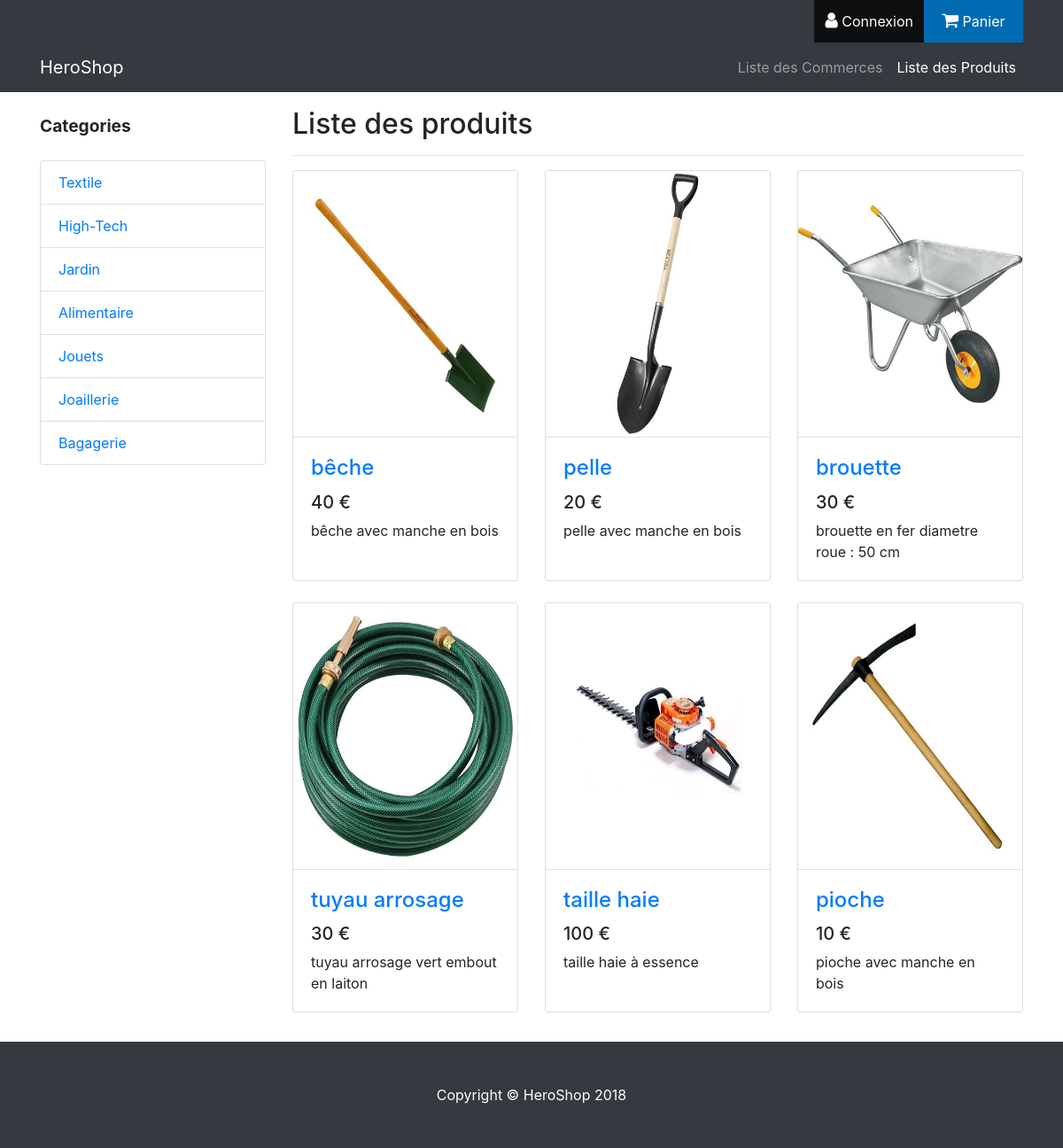
/Produits/liste_produits/3/, run on an earlier commit of the app's database.
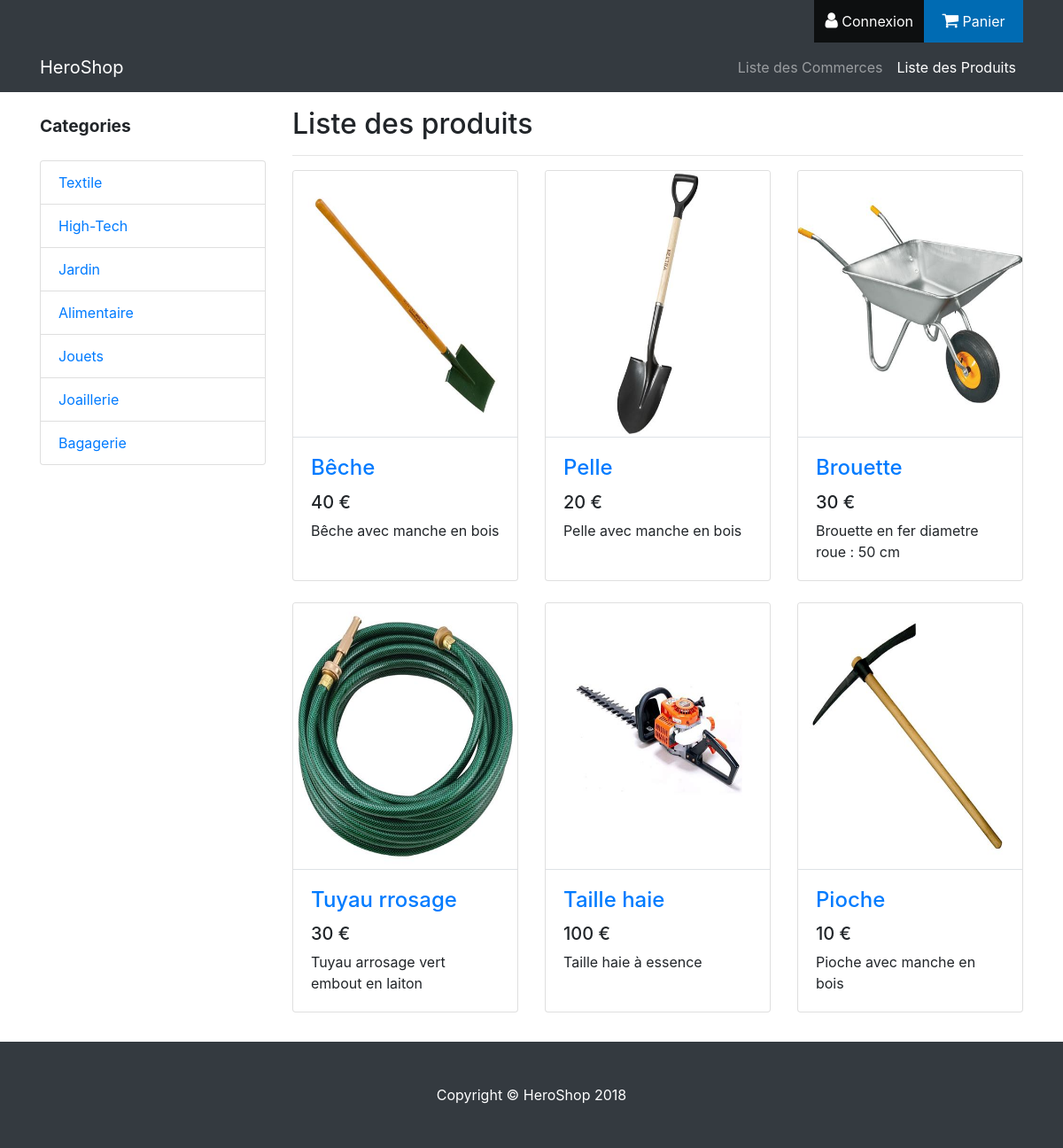
And on a later commit of the database.
### tables this page shows
CREATE TABLE `produit_type` (
  `idProduitType` int(8) UNSIGNED NOT NULL,
  `nomProduitType` varchar(128) NOT NULL,
  `descriptionProduitType` text NOT NULL,
  `prixProduitType` float NOT NULL,
  `seuilStockProduitType` int(8) NOT NULL,
  `idCategorie` int(8) UNSIGNED DEFAULT NULL,
  `siretCommerce` varchar(14) NOT NULL
);

CREATE TABLE `produit_variante` (
  `idProduitVariante` int(8) UNSIGNED NOT NULL,
  `nomProduitVariante` varchar(128) NOT NULL,
  `descriptionProduitVariante` text NOT NULL,
  `prixProduitVariante` int(8) NOT NULL,
  `stockProduitVariante` int(8) NOT NULL DEFAULT '0',
  `idProduitType` int(8) UNSIGNED NOT NULL
);

### application/libraries/Layout.php (called while the page is built, shortened)
<?php
class Layout {
    private $CI;
    private $var = array();
    public function __construct() {
        $this->CI = & get_instance();
        $this->var['output'] = '';
        $this->var['titre'] = ucfirst($this->CI->router->fetch_method()) . ' - ' . ucfirst($this->CI->router->fetch_class());
        $this->var['charset'] = $this->CI->config->item('charset');
        $this->var['css'] = array();
        $this->var['js'] = array();
        $this->var['jquery'] = array();
        $this->var['menu'] = array();
        $this->var['topMenu'] = array();
        $this->var['sideMenu'] = array();
        $this->var['nomSideMenu'] = "";
    }
    public function view($name, $data = array(), $return = false) {
        $this->var['output'] .= $this->CI->load->view($name, $data, true);
        if (!$return) {
            $this->CI->load->view('../themes/default_layout', $this->var);
        } else {
            return $this->CI->load->view('../themes/default_layout', $this->var, true);
        }
    }
    public function views($name, $data = array()) {
        $this->var['output'] .= $this->CI->load->view($name, $data, true);
        return $this;
    }
    public function ajouter_menu($menu, $intitule, $controller) {
        $this->var[$menu][$controller] = array(
            "intitule" => $intitule,
            "url" => site_url($controller . "/"),
            "actif" => $controller == $this->CI->router->fetch_class(),
        );
    }
    public function ajouter_menu_url($menu, $intitule, $url) {
        $this->var[$menu][$url] = array(
            "intitule" => $intitule,
            "url" => site_url($url . "/"),
        );
    }
    public function init_menu() {
        $this->CI->load->library('session');
    }
    public function setNomSideMenu($nom = "") {
        $this->var['nomSideMenu'] = $nom;
    }
}

### application/controllers/Produits.php (called while the page is built, shortened)
<?php
class Produits extends CI_Controller {
    public function __construct() {
        $categ = $this -> Categorie_model -> read('*');
        foreach ($categ as $c) {
            $intitule = mb_strtoupper(mb_substr($c -> descriptionCategorie, 0, 1)) . mb_substr($c -> descriptionCategorie, 1);
            $this -> layout -> ajouter_menu_url('sideMenu', $intitule, 'Produits/liste_produits/' . $c -> idCategorie);
        }
        $this -> layout -> setNomSideMenu("Categories");
    }
    public function liste_produits($id_Categ = 0) {
        $where = array();
        if ($id_Categ > 0) {
            $where['idCategorie'] = $id_Categ;
        }
        $result = $this -> Produit_type_model -> read('*', $where);
        if ($result && count($result) > 0) {
            $liste_produits = array();
            foreach ($result as $produit) {
                $produit -> img_url = url_images_in_folder("/assets/images/produits/produit_" . $produit -> idProduitType . "/", true)[0];
                $longueur_max_description = 100;
                $produit -> descriptionProduitType = substr($produit -> descriptionProduitType, 0, $longueur_max_description);
                $produit -> prixProduitType = $this -> Produit_type_model -> getRangePrice($produit -> idProduitType);
                $liste_produits[] = $produit;
            }
            $data = array(
                "produits" => $liste_produits,
            );
            $this -> layout -> views('Produits/title_not_commercant');
            $this -> layout -> view('Produits/liste_produits', $data);
        }
    }
}
?>

### index.php (called while the page is built, shortened)
<?php
require_once BASEPATH.'core/CodeIgniter.php';

### application/core/MY_Model.php (called while the page is built, shortened)
<?php
class MY_Model extends CI_Model {
    public function read($select = '*', $where = array(), $nb = null, $debut = null) {
        return $this->db->select($select)
                        ->from($this->table)
                        ->where($where)
                        ->limit($nb, $debut)
                        ->get()
                        ->result();
    }
}

### application/helpers/MY_url_helper.php (called while the page is built, shortened)
<?php  if ( ! defined('BASEPATH')) exit('No direct script access allowed');
if ( ! function_exists('site_url'))
{
	function site_url($uri = '')
	{
		if( ! is_array($uri))
		{
			$uri = func_get_args();
		}
		$CI =& get_instance();
		return $CI->config->site_url($uri);
	}
}

### application/views/Produits/liste_produits.php (the view)
<div id="liste_produits">
    <div class="row">
        <?php if(isset($produits)): ?>
            <?php foreach ($produits as $p): ?>
                <div class="col-lg-4 col-md-6 mb-4">
                    <div class="card h-100">
                        <a  class="border-bottom" href="<?php echo site_url('/Produits/fiche_produit/' . $p->idProduitType) ?>" style="display:flex; justify-content: center">
                            <img class="card-img-top" src="<?php echo $p->img_url ?>" alt="<?php echo $p->nomProduitType ?>" style="height:300px; width: auto;">
                        </a>
                        <div class="card-body">
                            <h4 class="card-title">
                                <a href="<?php echo site_url('/Produits/fiche_produit/' . $p->idProduitType) ?>">
                                    <?php echo $p->nomProduitType ?>
                                </a>
                            </h4>
                            <h5><?php echo $p->prixProduitType ?> €</h5>
                            <p class="card-text"><?php echo $p->descriptionProduitType ?></p>
                        </div>
                    </div>
                </div>
            <?php endforeach; ?>
        <?php endif; ?>
    </div>
</div>

### application/views/Produits/title_not_commercant.php
<div id="title_not_commercant">
    <h2>Liste des produits</h2>
    <hr/>
</div>

### application/themes/default_layout.php (shortened to what this page needs)
<!DOCTYPE html>
<html lang="en">
    <head>
        <link href="<?php echo base_url('assets/css/shop-homepage.css'); ?>" rel="stylesheet">
        <link href="<?php echo base_url('assets/css/bootstrap.min.css'); ?>" rel="stylesheet">
        <link rel="stylesheet" href="https://cdnjs.cloudflare.com/ajax/libs/font-awesome/4.7.0/css/font-awesome.min.css">
        <link rel="stylesheet" type="text/css" media="screen" href="<?php echo base_url('assets/css/main.css'); ?>" />
    </head>
    <body>
        <div class="navbar-dark bg-dark top-navbar">
            <div id="topMenu" class="container">
                <div class="row">
                    <div class="col-md-12 right-nav">
                        <?php if (array_key_exists('Auth', $topMenu)): ?>
                            <a href="<?php echo($topMenu['Auth']['url']); ?>">
                                <div id="connexion-menu" class="top-menu">
                                    <i class="fa fa-user"></i>
                                    <?php echo($topMenu['Auth']['intitule']); ?>
                                </div>
                            </a>
                        <?php endif; ?>
                        <?php if (array_key_exists('Panier', $topMenu)): ?>
                            <a href="<?php echo($topMenu['Panier']['url']); ?>">
                                <div id="panier-menu" class="top-menu">
                                    <i class="fa fa-shopping-cart"></i>
                                    <?php echo($topMenu['Panier']['intitule']); ?>
                                </div>
                            </a>
                        <?php endif; ?>
                    </div>
                </div>
            </div>
            <nav class="navbar navbar-expand-lg navbar-dark bg-dark">
                <div class="container">
                    <a class="navbar-brand" href="<?php echo site_url('') ?>">HeroShop</a>
                    <div class="collapse navbar-collapse" id="navbarResponsive">
                        <ul class="navbar-nav ml-auto">
                            <?php foreach ($menu as $m): ?>
                                <li class="nav-item">
                                    <a class="nav-link <?php (array_key_exists('actif', $m) && $m['actif']) ? print 'active' : print '' ?>" href="<?php echo $m["url"] ?>">
                                        <?php echo $m["intitule"] ?>
                                    </a>
                                </li>
                            <?php endforeach; ?>
                        </ul>
                    </div>
                </div>
            </nav>
        </div>
        <div class="container main-content">
            <div class="row">
                <?php if (count($sideMenu) > 0): ?>
                    <div class="col-lg-3">
                        <?php if ($nomSideMenu != ""): ?>
                            <div class="my-4 titre-sidemenu"><?php echo $nomSideMenu ?></div>
                        <?php endif; ?>
                        <div class="list-group">
                            <?php foreach ($sideMenu as $m): ?>
                                <a href="<?php echo $m["url"] ?>" class="list-group-item"><?php echo $m['intitule'] ?></a>
                            <?php endforeach; ?>
                        </div>
                    </div>
                    <div class="col-lg-9">
                    <?php else: ?>
                        <div class="col-lg-12">
                        <?php endif; ?>
                        <div id="contenu">
                            <?php echo $output; ?>
                        </div>
                    </div>
                </div>
            </div>
            <footer class="py-5 bg-dark footer">
                <div class="container">
                    <p class="m-0 text-center text-white">Copyright &copy; HeroShop 2018</p>
                </div>
            </footer>
    </body>
</html>

### assets/css/shop-homepage.css (style rules this page uses)
body { padding-top: 54px; }
@media (min-width: 992px) { body { padding-top: 56px; } }

### assets/css/main.css (style rules this page uses)
html { height: 100%; }
body { padding-top:0; display: flex; min-height: 100vh; flex-direction: column; }
.main-content { flex: 1; }
#contenu { padding-top: 2%; padding-bottom: 1%; }
img { max-width : 100%; height: auto; display: block; }
.fa { font-size:125%; }
.top-navbar a { color:white; text-decoration: none; }
.right-nav { display: -webkit-box; display: -ms-flexbox; display: flex; -ms-flex-wrap: nowrap; flex-wrap: nowrap; -webkit-box-pack: end; -ms-flex-pack: end; justify-content: flex-end; color:white; }
.top-menu { height: 3rem; min-width: 7rem; padding: .75rem; text-align: center; white-space: nowrap; }
#panier-menu { background: #006bb3; }
#connexion-menu { background: rgba(0,0,0,0.75); }
.titre-sidemenu { font-size:120%; font-weight: 700; }

What changed in the data, as far as the page shows it:
changed produit_type: nomProduitType "bêche" → "Bêche"; descriptionProduitType "bêche avec manche en bois" → "Bêche avec manche en bois"
changed produit_type: nomProduitType "pelle" → "Pelle"; descriptionProduitType "pelle avec manche en bois" → "Pelle avec manche en bois"
changed produit_type: nomProduitType "brouette" → "Brouette"; descriptionProduitType "brouette en fer diametre roue : 50 cm" → "Brouette en fer diametre roue : 50 cm"
changed produit_type: nomProduitType "tuyau arrosage" → "Tuyau rrosage"; descriptionProduitType "tuyau arrosage vert embout en laiton" → "Tuyau arrosage vert embout en laiton"
changed produit_type: nomProduitType "taille haie" → "Taille haie"; descriptionProduitType "taille haie à essence" → "Taille haie à essence"
changed produit_type: nomProduitType "pioche" → "Pioche"; descriptionProduitType "pioche avec manche en bois" → "Pioche avec manche en bois"
